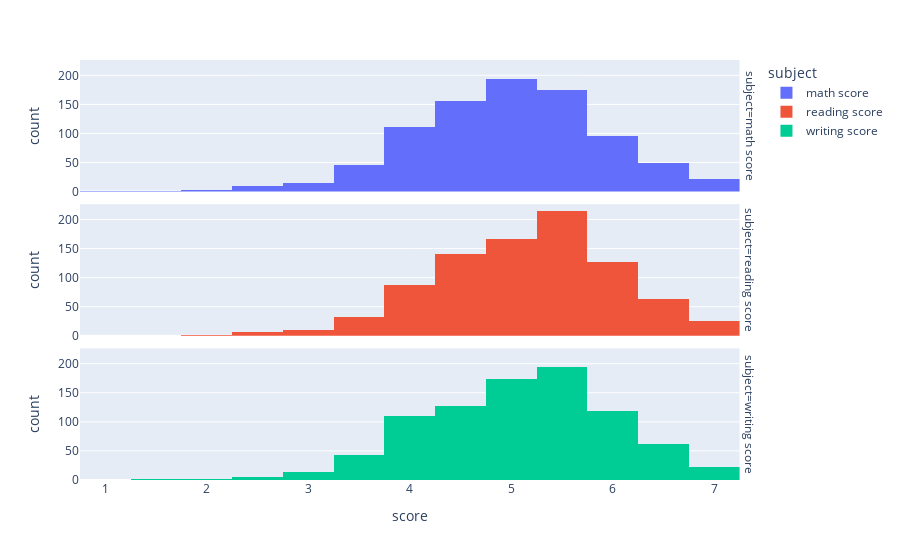

Notebook cell for this chart:
### Markdown cell above
**Histograma con Faceta:**

### Code cell
fig = px.histogram(df_melt, x="score", facet_row="subject",color = 'subject',nbins = 15)
fig.show()

### Figure 1 — Plotly figure (JSON) as saved in the notebook; plotly's stock layout.template omitted (floating-point values rounded to 4 significant figures; data arrays with more than 128 entries replaced by an {"elided": "..."} marker saying what was removed)
{"data": [{"alignmentgroup": "True", "bingroup": "x", "hovertemplate": "subject=math score<br>score=%{x}<br>count=%{y}<extra></extra>", "legendgroup": "math score", "marker": {"color": "#636efa", "pattern": {"shape": ""}}, "name": "math score", "nbinsx": 15, "offsetgroup": "math score", "orientation": "v", "showlegend": true, "type": "histogram", "x": {"elided": "875 float values"}, "xaxis": "x3", "yaxis": "y3"}, {"alignmentgroup": "True", "bingroup": "x", "hovertemplate": "subject=reading score<br>score=%{x}<br>count=%{y}<extra></extra>", "legendgroup": "reading score", "marker": {"color": "#EF553B", "pattern": {"shape": ""}}, "name": "reading score", "nbinsx": 15, "offsetgroup": "reading score", "orientation": "v", "showlegend": true, "type": "histogram", "x": {"elided": "875 float values"}, "xaxis": "x2", "yaxis": "y2"}, {"alignmentgroup": "True", "bingroup": "x", "hovertemplate": "subject=writing score<br>score=%{x}<br>count=%{y}<extra></extra>", "legendgroup": "writing score", "marker": {"color": "#00cc96", "pattern": {"shape": ""}}, "name": "writing score", "nbinsx": 15, "offsetgroup": "writing score", "orientation": "v", "showlegend": true, "type": "histogram", "x": {"elided": "875 float values"}, "xaxis": "x", "yaxis": "y"}], "layout": {"annotations": [{"font": {}, "showarrow": false, "text": "subject=writing score", "textangle": 90, "x": 0.98, "xanchor": "left", "xref": "paper", "y": 0.1567, "yanchor": "middle", "yref": "paper"}, {"font": {}, "showarrow": false, "text": "subject=reading score", "textangle": 90, "x": 0.98, "xanchor": "left", "xref": "paper", "y": 0.5, "yanchor": "middle", "yref": "paper"}, {"font": {}, "showarrow": false, "text": "subject=math score", "textangle": 90, "x": 0.98, "xanchor": "left", "xref": "paper", "y": 0.8433, "yanchor": "middle", "yref": "paper"}], "barmode": "relative", "legend": {"title": {"text": "subject"}, "tracegroupgap": 0}, "margin": {"t": 60}, "xaxis": {"anchor": "y", "domain": [0, 0.98], "title": {"text": "score"}}, "xaxis2": {"anchor": "y2", "domain": [0, 0.98], "matches": "x", "showticklabels": false}, "xaxis3": {"anchor": "y3", "domain": [0, 0.98], "matches": "x", "showticklabels": false}, "yaxis": {"anchor": "x", "domain": [0, 0.3133], "title": {"text": "count"}}, "yaxis2": {"anchor": "x2", "domain": [0.3433, 0.6567], "matches": "y", "title": {"text": "count"}}, "yaxis3": {"anchor": "x3", "domain": [0.6867, 1.0], "matches": "y", "title": {"text": "count"}}}}
